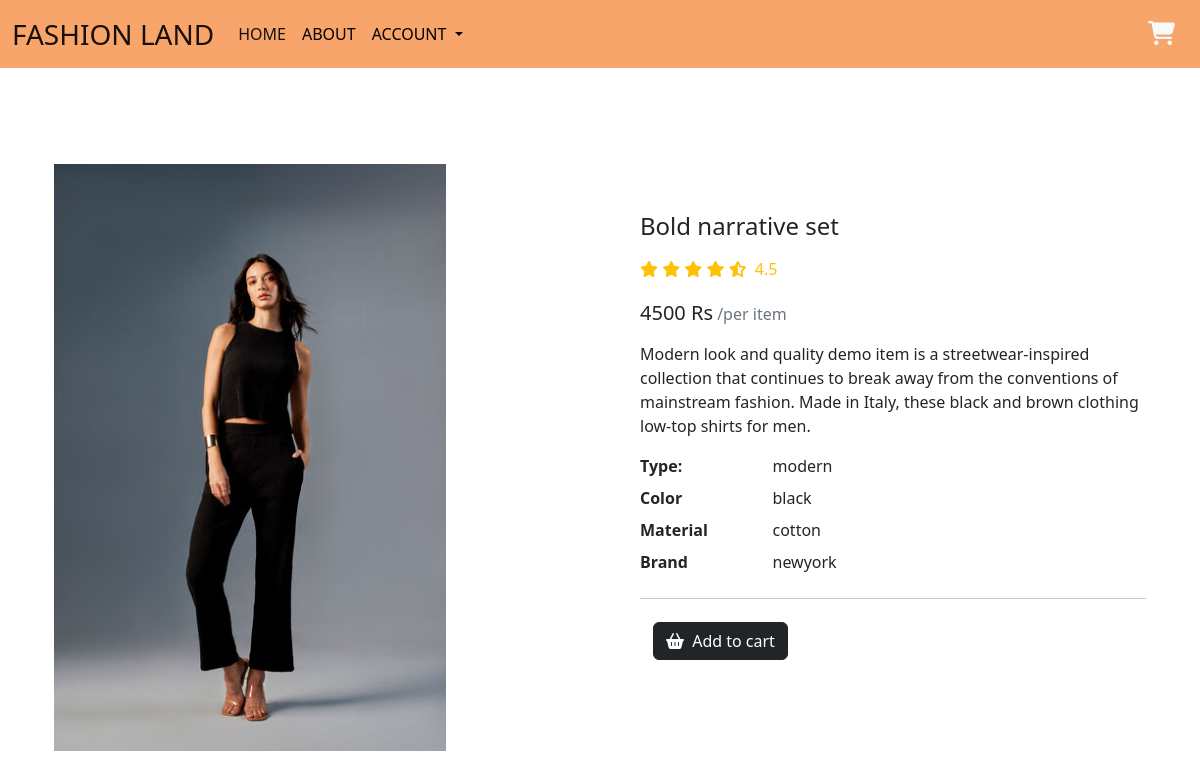
Page /details/3/ on the committed database.
### app1/models.py (models this page shows)
class Dress(models.Model):
    name=models.CharField(max_length=250)
    price=models.IntegerField()
    brand=models.CharField(max_length=250)
    img=models.ImageField(upload_to='gallery')
    material=models.CharField(max_length=250)
    type=models.CharField(max_length=250)
    colour=models.CharField(max_length=250)
    def __str__(self):
        return self.name

### app1/views.py (the view)
# urls.py: path('details/<int:id>/',views.details, name="details"),
def details(request,id):
    product=Dress.objects.get(pk=id)
    print(product)
    data={
        'data':product
    }
    return render(request,'details.html',data)

### templates/details.html (shortened to what this page needs)
{% load static %}
<!doctype html>
<html lang="en">
  <head>
    <link href="https://cdn.jsdelivr.net/npm/bootstrap@5.2.3/dist/css/bootstrap.min.css" rel="stylesheet">
    <link rel="stylesheet" href="https://cdnjs.cloudflare.com/ajax/libs/font-awesome/6.4.2/css/all.min.css">
    <link rel="stylesheet" href="{% static 'css/style.css' %}">
  </head>
  <body>
    <nav class="navbar navbar-expand-lg " style="background-color: rgb(247, 165, 107);">
      <div class="container-fluid">
        <a class="navbar-brand fs-3" href="{% url 'home' %}">FASHION LAND</a>
        <div class="collapse navbar-collapse" id="navbarSupportedContent">
          <ul class="navbar-nav me-auto mb-2 mb-lg-0">
            <li class="nav-item">
              <a class="nav-link active" aria-current="page" href="{% url 'home' %}">HOME</a>
            </li>
            <li class="nav-item">
              <a class="nav-link fs-" style="color: black;" href="{% url 'about' %}">ABOUT</a>
            </li>
            {% if request.user.is_authenticated %}
            {% else %}
            <li class="nav-item dropdown" >
              <a class="nav-link dropdown-toggle" href="#" role="button" data-bs-toggle="dropdown" aria-expanded="false" style="color: black;">
                ACCOUNT
              </a>
            </li>
            {% endif %}
          </ul>
          {% if request.user.is_authenticated %}
          <a class="text-light  ms-auto" href="{% url 'user_logout' %}"><i class="fa-solid fa-right-from-bracket my-2  mx-2 fs-4"></i></a>
          <h3 class="  mx-2 text-light m">{{request.user.username}}</h3>
          <a href="{% url 'view_cart' %}" class="btn "><i class="fa-solid fa-cart-shopping text-light fs-4 "></i></a>
          {% else %}
                          <button type="button" class="btn ms-auto" data-bs-toggle="modal" data-bs-target="#staticBackdrop">
                            <i class="fa-solid fa-cart-shopping text-light fs-4 "></i>
                          </button>
          {% endif %}
        </div>
      </div>
    </nav>
    <div class="container my-5">
        <section class="py-5">
            <div class="container">
              <div class="row gx-5">
                <aside class="col-lg-6">
                  <div class=" justify-content-center">
                      <img  class="w-75 " src="{{data.img.url}}" />
                  </div>
                </aside>
                <main class="col-lg-6 mt-5">
                  <div class="ps-lg-3">
                    <h4 class="title text-dark">
                     {{data.name}}
                    </h4>
                    <div class="d-flex flex-row my-3">
                      <div class="text-warning mb-1 me-2">
                        <i class="fa fa-star"></i>
                        <i class="fa fa-star"></i>
                        <i class="fa fa-star"></i>
                        <i class="fa fa-star"></i>
                        <i class="fas fa-star-half-alt"></i>
                        <span class="ms-1">
                          4.5
                        </span>
                      </div>
                    </div>
                    <div class="mb-3">
                      <span class="h5">{{data.price}} Rs</span>
                      <span class="text-muted">/per item</span>
                    </div>
                    <p>
                      Modern look and quality demo item is a streetwear-inspired collection that continues to break away from the conventions of mainstream fashion. Made in Italy, these black and brown clothing low-top shirts for
                      men.
                    </p>
                    <div class="row">
                      <dt class="col-3">Type:</dt>
                      <dd class="col-9">{{data.type}}</dd>
                      <dt class="col-3">Color</dt>
                      <dd class="col-9">{{data.colour}}</dd>
                      <dt class="col-3">Material</dt>
                      <dd class="col-9">{{data.material}}</dd>
                      <dt class="col-3">Brand</dt>
                      <dd class="col-9">{{data.brand}}</dd>
                    </div>
                    <hr />
                    {% if request.user.is_authenticated %}
                    <a href="{% url 'add_to_cart' data.id %}" class="btn btn-dark shadow-0"> <i class="me-1 fa fa-shopping-basket"></i> Add to cart </a>
                    {% else %}
                          <button type="submit" class="btn ms-auto" data-bs-toggle="modal" data-bs-target="#staticBackdrop">
                            <div class="btn btn-dark shadow-0"><i class="me-1 fa fa-shopping-basket"></i> Add to cart </div>
                          </button>
                  {% endif %}
                  </div>
                </main>
              </div>
            </div>
          </section>
    </div>
</body>
</html>

### static/css/style.css (style rules this page uses)
.navbar { background-color: #f5ac70; }

### rows in the picture
Dress: img (picture), name "Bold narrative set", price "4500", type "modern", colour "black", material "cotton", brand "newyork"
